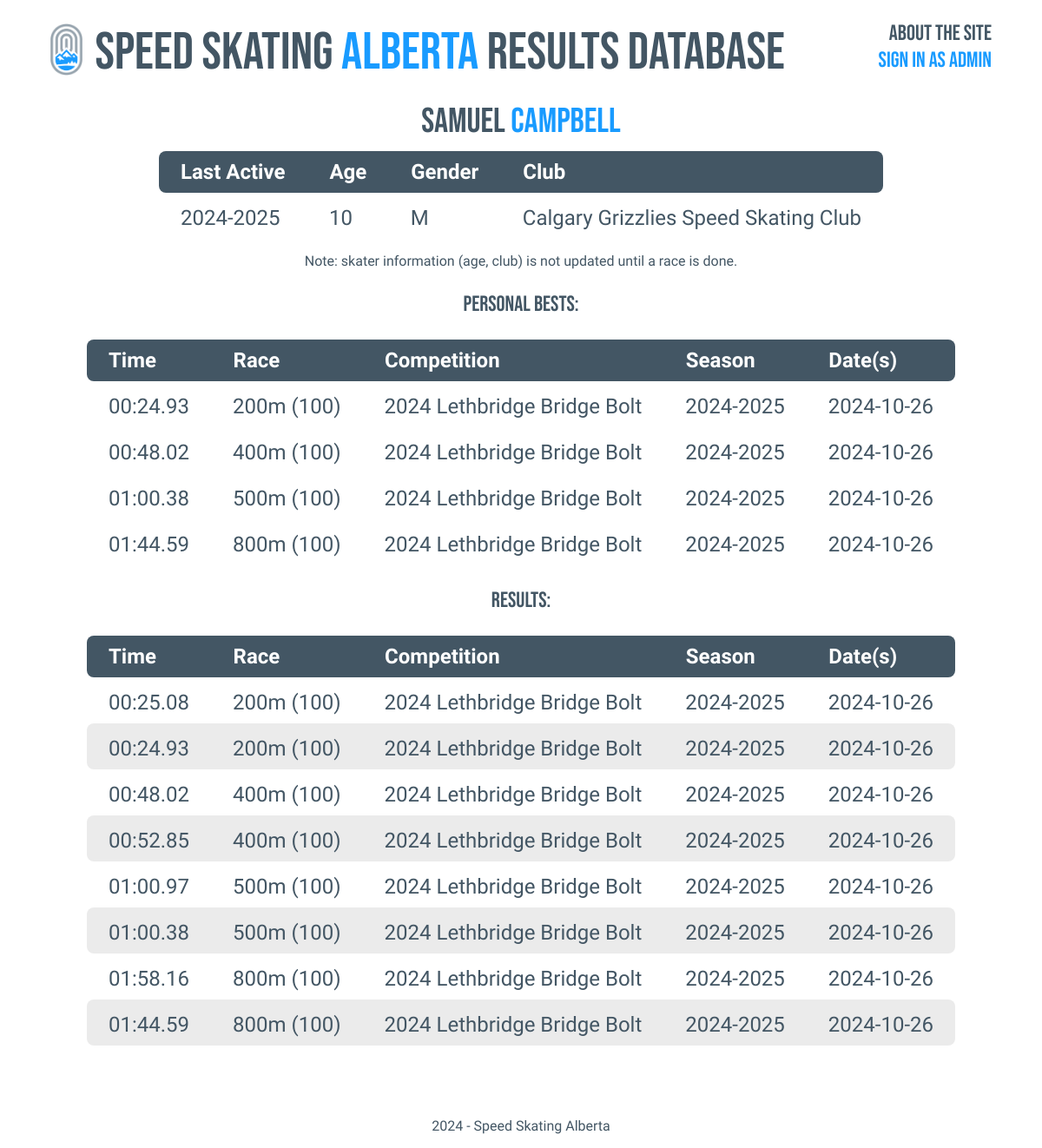
The app's page /athlete.php?id=4 with its own data.
### tables this page shows
CREATE TABLE `skaters` (
  `skaterID` int(11) NOT NULL,
  `age` varchar(128) NOT NULL,
  `gender` varchar(128) NOT NULL,
  `fName` varchar(128) NOT NULL,
  `lName` varchar(128) NOT NULL,
  `club` varchar(128) NOT NULL,
  `dob` date DEFAULT NULL,
  `season` int(11) NOT NULL,
  `checkInfo` tinyint(1) DEFAULT NULL
);

CREATE TABLE `results` (
  `compID` int(11) NOT NULL,
  `dayID` int(11) NOT NULL,
  `skaterID` int(11) NOT NULL,
  `dist` int(11) NOT NULL,
  `track` int(11) NOT NULL,
  `raceID` int(11) NOT NULL,
  `time` int(11) DEFAULT NULL,
  `disc` int(11) NOT NULL
);

CREATE TABLE `comps` (
  `compID` int(11) NOT NULL,
  `compName` varchar(128) NOT NULL,
  `season` int(128) NOT NULL,
  `location` varchar(128) NOT NULL,
  `series` tinyint(1) DEFAULT NULL
);

CREATE TABLE `dates` (
  `compID` int(11) NOT NULL,
  `dayID` int(11) NOT NULL,
  `date` date NOT NULL
);

### athlete.php (the view, shortened to what this page needs)
<?php include('navbar.php');
if (isset($_GET['id'])){
    $skaterID = $_GET["id"];
}
$sql = "SELECT fName, lName, age, club, gender, season FROM skaters WHERE skaterID = '$skaterID' ORDER BY season DESC LIMIT 1";
$result = mysqli_query($conn, $sql);
if($result == TRUE) {
    $count = mysqli_num_rows($result);
    if($count == 1) {
        $rows = mysqli_fetch_assoc($result);
        $fName = $rows['fName'];
        $lName = $rows['lName'];
        $season = $rows['season'];
        $gender = $rows['gender'];
        $age = $rows['age'];
        $club = $rows['club'];
    } else {
        header('location: search.php');
    }
}
?>
<div class = "title">
<p class = "bebas-neue darktext pagetitle"><span class = "darktext"><?php echo $fName?></span> <span class = "bluetext"><?php echo $lName?></span></p>
<table class = "darktext searchresult arimo">
    <tr class = "toprow">
        <th class = "row-left">Last Active</th>
        <th class = "row-mid">Age</th>
        <th class = "row-mid">Gender</th>
        <th class = "row-right">Club</th>
    </tr>
    <tr>
        <td class = "row-left"><?php echo ($season-1)?>-<?php echo ($season)?></td>
        <td><?php echo $age?></td>
        <td><?php echo $gender?></td>
        <td class = "row-right"><?php echo $club; ?></td>
    </tr>
</table>
<p class = "arimo darktext text-center tinysize">Note: skater information (age, club) is not updated until a race is done.</p>
</div>
<p class = "bebas-neue darktext text-center medsize">Personal Bests:</p>
<?php
$sql2 = "SELECT dist, track, compName, season, date, MIN(time) AS best
            FROM results NATURAL JOIN dates NATURAL JOIN comps
            WHERE skaterID = '$skaterID' AND time > 0 AND time < 2000000
            GROUP BY dist
            ORDER BY dist ASC;";
    $result2 = mysqli_query($conn, $sql2);
    if($result2 == TRUE) {
        $count2 = mysqli_num_rows($result2);
        if($count2 > 0){
            ?>
            <table class = "darktext searchresult arimo">
                <tr class = "toprow">
                    <th class = "row-left">Time</td>
                    <th class = "row-mid">Race</td>
                    <th class = "row-mid">Competition</td>
                    <th class = "row-mid">Season</td>
                    <th class = "row-right">Date(s)</td>
                </tr>
            <?php
            while($rows2 = mysqli_fetch_assoc($result2)){
                $time = $rows2['best']/1000;
                $dist = $rows2['dist'];
                $track = $rows2['track'];
                $comp = $rows2['compName'];
                $season = $rows2['season'];
                $date = $rows2['date'];
                ?>
                <tr>
                    <td><?php echo gmdate("i:s", $time); ?>.<?php echo end(explode(".", $time));?></td>
                    <td><?php echo $dist; ?>m (<?php echo $track;?>)</td>
                    <td><?php echo $comp; ?></td>
                    <td><?php echo ($season-1)?>-<?php echo $season; ?></td>
                    <td><?php echo $date; ?></td>
                </tr>
                <?php
            }
            ?></table><?php
        }
    }
?>
<p class = "bebas-neue darktext text-center medsize">Results:</p>
<?php
$sql2 = "SELECT *
            FROM results NATURAL JOIN dates NATURAL JOIN comps
            WHERE skaterID = '$skaterID'
            ORDER BY date DESC, track, dist ASC;";
    $result2 = mysqli_query($conn, $sql2);
    if($result2 == TRUE) {
        $displayNum = 1;
        $count2 = mysqli_num_rows($result2);
        if($count2 > 0){
            ?>
            <table class = "darktext searchresult arimo">
                <tr class = "toprow">
                    <th class = "row-left">Time</td>
                    <th class = "row-mid">Race</td>
                    <th class = "row-mid">Competition</td>
                    <th class = "row-mid">Season</td>
                    <th class = "row-right">Date(s)</td>
                </tr>
            <?php
            while($rows2 = mysqli_fetch_assoc($result2)){
                $time = $rows2['time']/1000;
                $dist = $rows2['dist'];
                $track = $rows2['track'];
                $compName = $rows2['compName'];
                $season = $rows2['season'];
                $date = $rows2['date'];
                ?>
                <tr <?php if($displayNum%2==0){?> class = "odd" <?php } ?>>
                    <?php
                        if ($time == 0 or $time == NULL or $time > 600){ ?>
                        <td class = "row-left"><span class = "dangertext">NO TIME</span></td>
                        <?php
                    }
                    else {
                        ?>
                        <td class = "row-left"><?php echo gmdate("i:s", $time); ?>.<?php echo end(explode(".", $time));?></td>
                        <?php
                    } ?>
                    <td><?php echo $dist; ?>m (<?php echo $track;?>)</td>
                    <td><?php echo $compName; ?></td>
                    <td><?php echo ($season-1)?>-<?php echo $season; ?></td>
                    <td class = "row-right"><?php echo $date; ?></td>
                </tr>
                <?php
                $displayNum++;
            }
            ?></table><?php
        }
    }
?>
<?php include('footer.php');

### css/style.css (style rules this page uses)
.text-center { text-align: center; }
.arimo { font-family: "Arimo", sans-serif; font-optical-sizing: auto; font-weight: 200; font-style: normal; }
.bebas-neue { font-family: "Bebas Neue", sans-serif; font-weight: 400; font-style: normal; }
.darktext { color: #435664; }
.bluetext { color: #199bff; }
.pagetitle { margin: 10; text-align: center; font-size: 40px; }
.medsize { font-size: 25px; }
.searchresult { font-size: 24px; margin-left: auto; margin-right: auto; text-align: left; border-collapse: collapse; }
.odd { margin: 15px; background-color: rgb(235, 235, 235) }
.searchresult th, .searchresult td, .searchresult tr { padding: 10px; padding-left: 25px; padding-right: 25px; }
.searchresult td { padding-top: 15px; }
.toprow { color:white; font-weight: 400; margin: 15px; background-color: #435664; }
.row-mid { border-left: 1px solid #435664; border-right: 1px solid #435664; }
.row-left { border-top-left-radius: 8px; border-bottom-left-radius: 8px; }
.row-right { border-top-right-radius: 8px; border-bottom-right-radius: 8px; }

### records on screen
skaters: fName "Samuel", lName "CAMPBELL", $season-1 "2024", season "2025", age "10", gender "M", club "Calgary Grizzlies Speed Skating Club"
results: time "00:25", time "08", dist "200", track "100", compID.compName "2024 Lethbridge Bridge Bolt", $season-1 "2024", compID.season "2025", dates.date "2024-10-26"
results: time "00:24", time "93", dist "200", track "100", compID.compName "2024 Lethbridge Bridge Bolt", $season-1 "2024", compID.season "2025", dates.date "2024-10-26"
results: time "00:48", time "02", dist "400", track "100", compID.compName "2024 Lethbridge Bridge Bolt", $season-1 "2024", compID.season "2025", dates.date "2024-10-26"
results: time "00:52", time "85", dist "400", track "100", compID.compName "2024 Lethbridge Bridge Bolt", $season-1 "2024", compID.season "2025", dates.date "2024-10-26"
results: time "01:00", time "97", dist "500", track "100", compID.compName "2024 Lethbridge Bridge Bolt", $season-1 "2024", compID.season "2025", dates.date "2024-10-26"
results: time "01:00", time "38", dist "500", track "100", compID.compName "2024 Lethbridge Bridge Bolt", $season-1 "2024", compID.season "2025", dates.date "2024-10-26"
results: time "01:58", time "16", dist "800", track "100", compID.compName "2024 Lethbridge Bridge Bolt", $season-1 "2024", compID.season "2025", dates.date "2024-10-26"
results: time "01:44", time "59", dist "800", track "100", compID.compName "2024 Lethbridge Bridge Bolt", $season-1 "2024", compID.season "2025", dates.date "2024-10-26"

### other values on screen
gmdate("i:s", $time) "00:24"
end(explode(".", $time)) "93"
$dist "200"
$track "100"
$comp "2024 Lethbridge Bridge Bolt"
$season-1 "2024"
$season "2025"
$date "2024-10-26"
gmdate("i:s", $time) "00:48"
end(explode(".", $time)) "02"
$dist "400"
gmdate("i:s", $time) "01:00"
end(explode(".", $time)) "38"
$dist "500"
gmdate("i:s", $time) "01:44"
